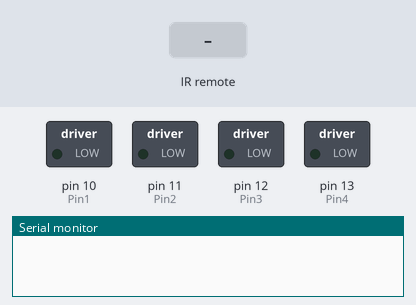
Recording of a sketch running on a simulated Arduino Uno, built with avr-gcc and run on an emulated ATmega328P. Parts: switched loads named in the sketch (green lamp = pin HIGH), the last lines printed to the serial monitor. The test bench sets the inputs (shaded band).

Above: at 1.2 s.
1.3 s: infrared code 0x100 received
At 3.3 s:
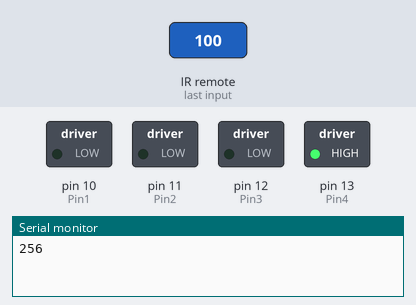
4.3 s: infrared code 0x100 received
At 4.89 s:
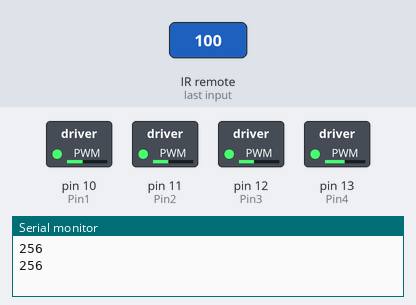
Timing chart, 0 to 7.3 s (numbered marks = the images above; inputs shaded):
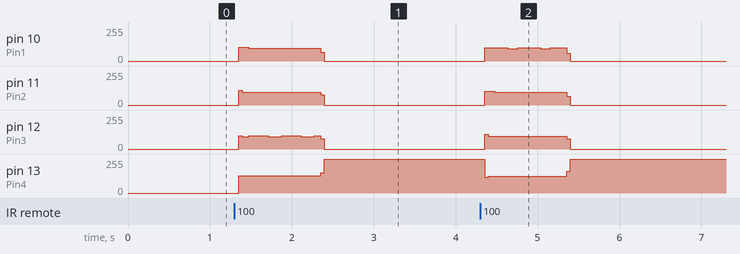

Measured:
- after the input at 1.3 s, pin 10 (Pin1): 0/255 → 103/255 after 0.05 s, → 96/255 0.12 s later, → 0/255 0.88 s later; pin 11 (Pin2): 0/255 → 94/255 after 0.05 s, → 0/255 1.0 s later; pin 13 (Pin4): 0/255 → 130/255 after 0.05 s, → 255/255 1.0 s later
- after the input at 4.3 s, pin 10 (Pin1): 0/255 → 98/255 after 0.06 s, → 92/255 0.28 s later, → 98/255 0.12 s later, → 92/255 0.28 s later, … (6 changes in this stretch); pin 11 (Pin2): 0/255 → 103/255 after 0.06 s, → 96/255 0.12 s later, → 0/255 0.88 s later

The sketch:

modulenhan.ino
```cpp
#include <IRremote.h>
int Pin1 = 10;
int Pin2 = 11;
int Pin3 = 12;
int Pin4 = 13;

int motorspeed = 0; //Tốc độ của motor

boolean direction = false;// false=ngược chiều kim đồng hồ, true=cùng chiều kim đồng hồ

const int RECV_Pin = 2;
IRrecv irrecv(RECV_Pin);
decode_results results;


void step_1()
{
  digitalWrite(Pin1, LOW);
  digitalWrite(Pin2, LOW);
  digitalWrite(Pin3, LOW);
  digitalWrite(Pin4, HIGH);
  delay(motorspeed);
}

void step_2()
{
  digitalWrite(Pin1, LOW);
  digitalWrite(Pin2, LOW);
  digitalWrite(Pin3, HIGH);
  digitalWrite(Pin4, HIGH);
  delay(motorspeed);

}

void step_3()
{
  digitalWrite(Pin1, LOW);
  digitalWrite(Pin2, LOW);
  digitalWrite(Pin3, HIGH);
  digitalWrite(Pin4, LOW);
  delay(motorspeed);
}

void step_4()
{
  digitalWrite(Pin1, LOW);
  digitalWrite(Pin2, HIGH);
  digitalWrite(Pin3, HIGH);
  digitalWrite(Pin4, LOW);
  delay(motorspeed);
}

void step_5()
{
  digitalWrite(Pin1, LOW);
  digitalWrite(Pin2, HIGH);
  digitalWrite(Pin3, LOW);
  digitalWrite(Pin4, LOW);
  delay(motorspeed);
}

void step_6()
{
  digitalWrite(Pin1, HIGH);
  digitalWrite(Pin2, HIGH);
  digitalWrite(Pin3, LOW);
  digitalWrite(Pin4, LOW);
  delay(motorspeed);
}

void step_7()
{
  digitalWrite(Pin1, HIGH);
  digitalWrite(Pin2, LOW);
  digitalWrite(Pin3, LOW);
  digitalWrite(Pin4, HIGH);
  delay(motorspeed);
}

void step_8()
{
  digitalWrite(Pin1, HIGH);
  digitalWrite(Pin2, LOW);
  digitalWrite(Pin3, LOW);
  digitalWrite(Pin4, HIGH);
  delay(motorspeed);
}

void counter_clockwise_rotating()   //Xoay động cơ ngược chiều kim đồng hồ
{
  step_1();
  step_2();
  step_3();
  step_4();
  step_5();
  step_6();
  step_7();
  step_8();
}

void clockwise_rotating() //Xoay động cơ cùng chiều kim đồng hồ
{
  step_8();
  step_7();
  step_6();
  step_5();
  step_4();
  step_3();
  step_2();
  step_1();
}

void speed_changing(int value)  //Thay đổi tốc độ của động cơ
{
  motorspeed = value/120 + 1;
}

void direction_changing()   //Thay đổi hướng quay của động cơ
{
  if (direction == true){
    direction = false;
  }
  else{
    direction = true;
  }
}


void setup() {
  Serial.begin(9600);
  pinMode(Pin1, OUTPUT);
  pinMode(Pin2, OUTPUT);
  pinMode(Pin3, OUTPUT);
  pinMode(Pin4, OUTPUT);
  irrecv.enableIRIn();
}

void loop() {
  if(irrecv.decode(&results)){
    if(results.bits > 0){
      int state;
      Serial.println(results.value);//results.value == 0x100
      speed_changing(0);
      if (results.value == 0x100){
        for (int i=0; i<128; i++)  {
        clockwise_rotating()   ;

        }
     delay(1000);
  }
     else {
       for (int i=0; i<128; i++)  {
        counter_clockwise_rotating()   ;
      }
    delay(1000);
    }
  }

    irrecv.resume();
  }
}
```
